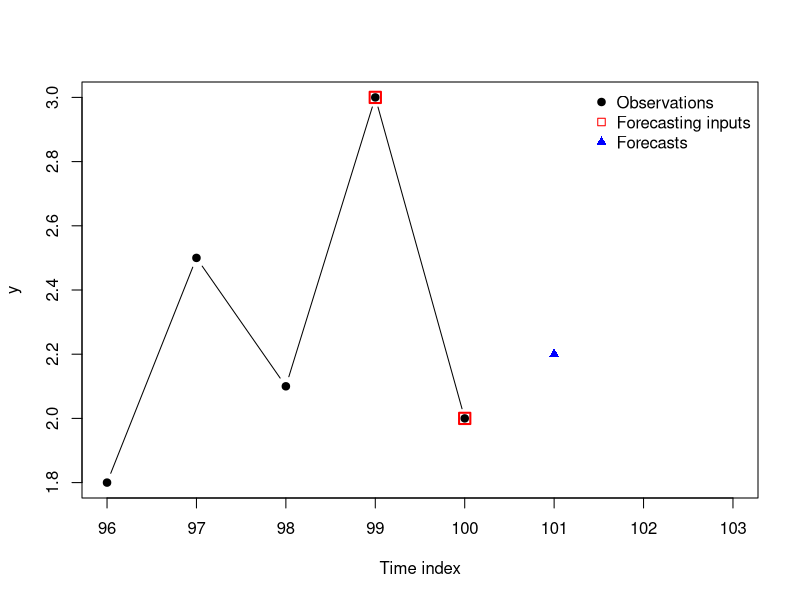
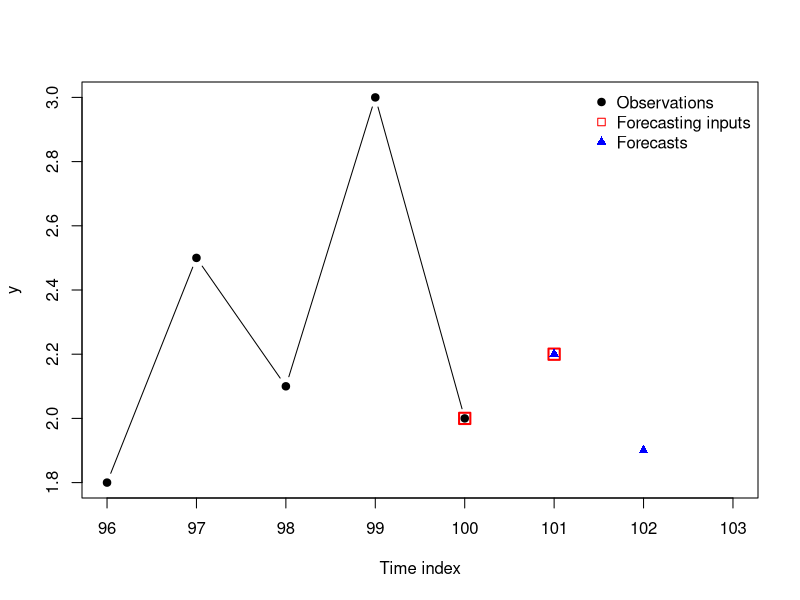
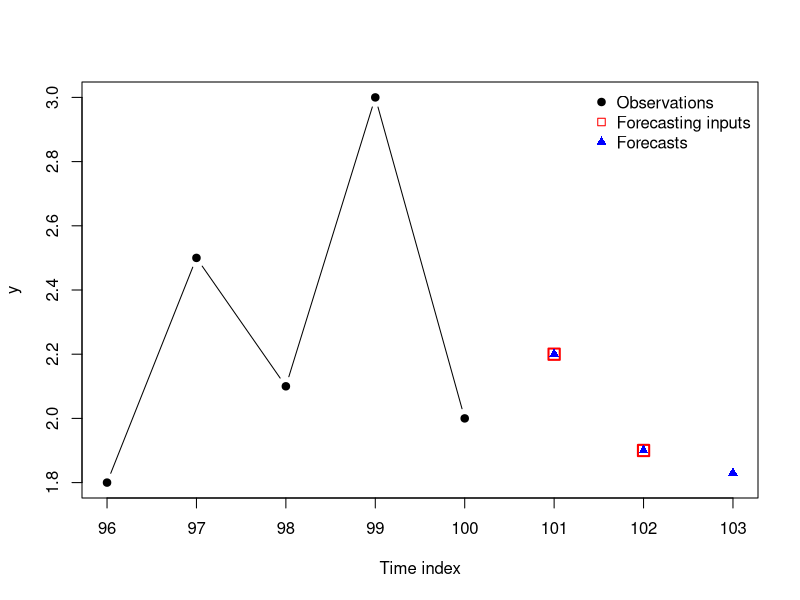
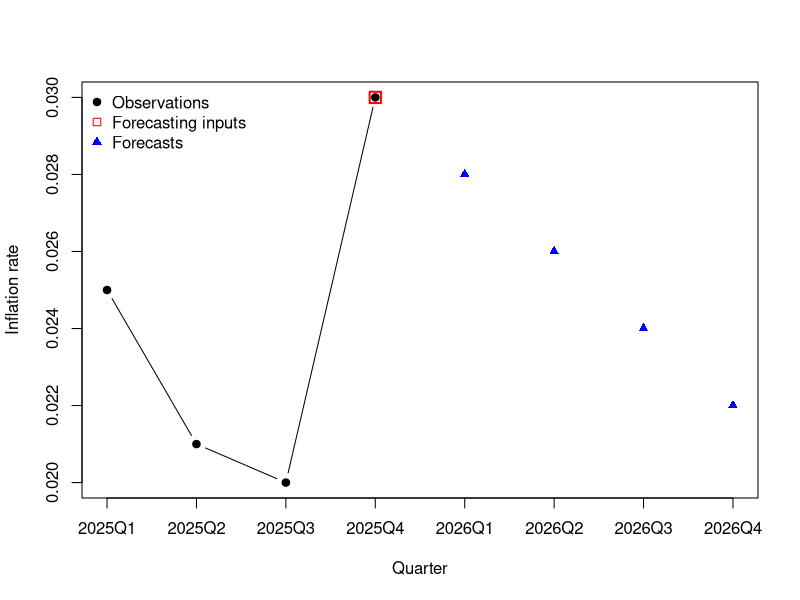
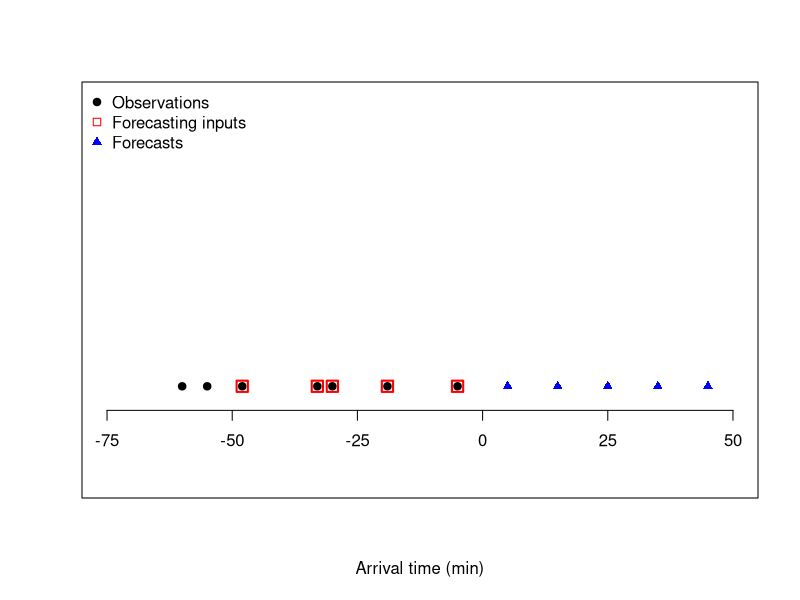
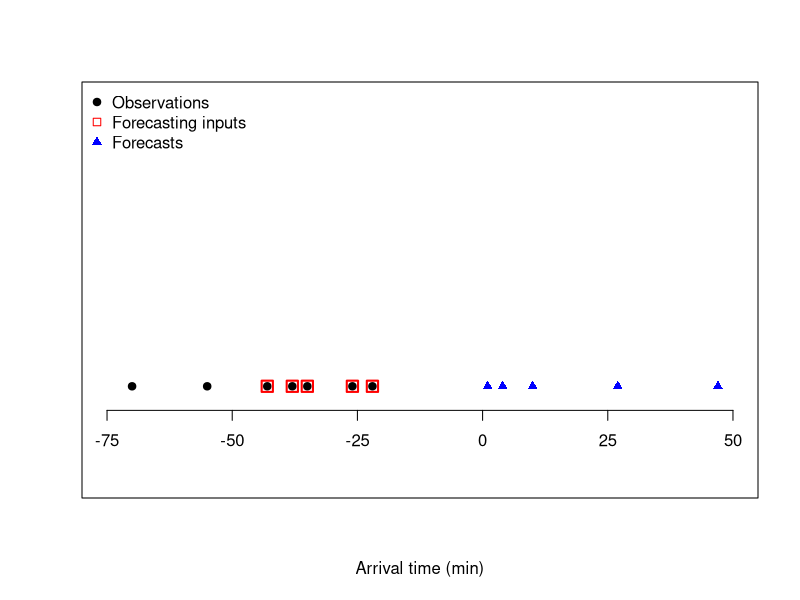

The R script that drew these images, in order:
## ---- chunk 1
#| layout-ncol: 1
#| code-fold: true
#| fig-cap: 
#|   - "Recursive forecast for h=1"
#|   - "Recursive forecast for h=2"
#|   - "Recursive forecast for h=3"

y <- c(1.8, 2.5, 2.1, 3.0, 2.0)
yhat <-    0.5*y[5]    + 0.4*y[4]
yhat[2] <- 0.5*yhat[1] + 0.4*y[5]
yhat[3] <- 0.5*yhat[2] + 0.4*yhat[1]

plot(96:100,y,xlim=c(96,103),pch=19,type='b',xlab='Time index')
points(99:100,y[4:5],pch=0,cex=1.5,col='#ff0000',lwd=2)
points(101,yhat[1],pch=17,col='#0000ff')
legend(x='topright',legend=c('Observations','Forecasting inputs','Forecasts'),bty='n',pch=c(19,0,17),col=c('#000000','#ff0000','#0000ff'))

plot(96:100,y,xlim=c(96,103),pch=19,type='b',xlab='Time index')
points(100:101,c(y[5],yhat[1]),pch=0,cex=1.5,col='#ff0000',lwd=2)
points(101:102,yhat[1:2],pch=17,col='#0000ff')
legend(x='topright',legend=c('Observations','Forecasting inputs','Forecasts'),bty='n',pch=c(19,0,17),col=c('#000000','#ff0000','#0000ff'))

plot(96:100,y,xlim=c(96,103),pch=19,type='b',xlab='Time index')
points(101:102,yhat[1:2],pch=0,cex=1.5,col='#ff0000',lwd=2)
points(101:103,yhat[1:3],pch=17,col='#0000ff')
legend(x='topright',legend=c('Observations','Forecasting inputs','Forecasts'),bty='n',pch=c(19,0,17),col=c('#000000','#ff0000','#0000ff'))
## ---- chunk 2
#| code-fold: true
#| fig-cap: "Direct forecasts for h=1,2,3,4"

y <- c(0.025, 0.021, 0.02, 0.03)
yhat <- c(0.8,0.6,0.4,0.2)*y[4] + c(0.2,0.4,0.6,0.8)*0.02

plot(1:4,y,xlim=c(1,8),pch=19,type='b',xlab='Quarter',ylab='Inflation rate',xaxt='n')
axis(side=1,at=1:8,labels=c(paste0('2025Q',1:4),paste0('2026Q',1:4)))
points(4,y[4],pch=0,cex=1.5,col='#ff0000',lwd=2)
points(5:8,yhat,pch=17,col='#0000ff')
legend(x='topleft',legend=c('Observations','Forecasting inputs','Forecasts'),bty='n',pch=c(19,0,17),col=c('#000000','#ff0000','#0000ff'))
## ---- chunk 3
#| layout-ncol: 1
#| code-fold: true
#| fig-asp: 0.55
#| fig-cap: 
#|   - "MIMO forecasts for one set of bus arrivals"
#|   - "MIMO forecasts for a second set of bus arrivals"

y <- c(-60,-55,-48,-33,-30,-19,-5)
yhat <- c(5,15,25,35,45)

plot(y,rep(0,7),xlim=c(-75,50),pch=19,type='p',xlab='Arrival time (min)',ylab=NA,yaxt='n',xaxt='n',ylim=c(-1,3))
axis(side=1,at=seq(-75,50,25),labels=TRUE,pos=-0.25)
points(y[3:7],rep(0,5),pch=0,cex=1.5,col='#ff0000',lwd=2)
points(yhat,rep(0,5),pch=17,col='#0000ff')
legend(x='topleft',legend=c('Observations','Forecasting inputs','Forecasts'),bty='n',pch=c(19,0,17),col=c('#000000','#ff0000','#0000ff'))

y <- c(-70,-55,-43,-38,-35,-26,-22)
yhat <- c(1,4,10,27,47)

plot(y,rep(0,7),xlim=c(-75,50),pch=19,type='p',xlab='Arrival time (min)',ylab=NA,yaxt='n',xaxt='n',ylim=c(-1,3))
axis(side=1,at=seq(-75,50,25),labels=TRUE,pos=-0.25)
points(y[3:7],rep(0,5),pch=0,cex=1.5,col='#ff0000',lwd=2)
points(yhat,rep(0,5),pch=17,col='#0000ff')
legend(x='topleft',legend=c('Observations','Forecasting inputs','Forecasts'),bty='n',pch=c(19,0,17),col=c('#000000','#ff0000','#0000ff'))
